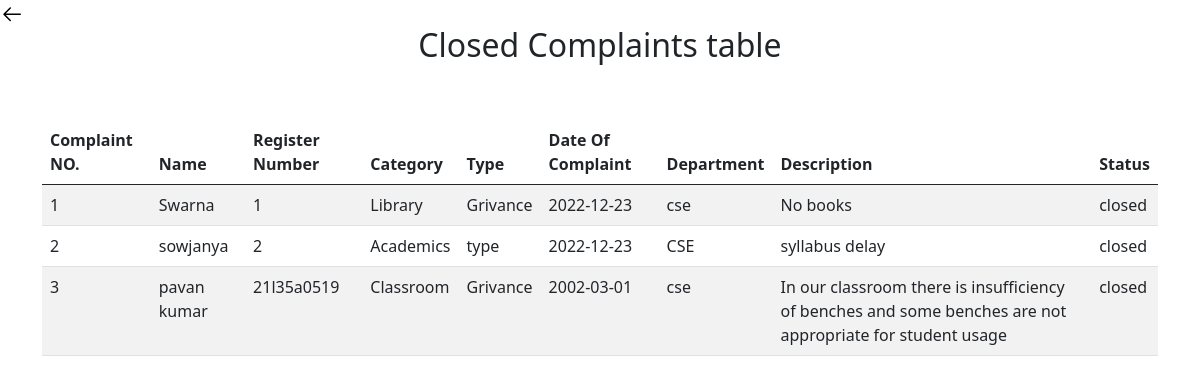
The page /coordinator/closedcom.php (signed in) on the database its author committed.
### tables this page shows
CREATE TABLE `complaint` (
  `sno` int(100) NOT NULL,
  `name` varchar(100) NOT NULL,
  `id` varchar(100) NOT NULL,
  `cat` varchar(100) NOT NULL,
  `type` varchar(100) NOT NULL,
  `dateof` date NOT NULL,
  `description` varchar(1000) NOT NULL,
  `dept` varchar(100) NOT NULL,
  `filename` varchar(1000) NOT NULL,
  `status` varchar(100) NOT NULL,
  `access` varchar(100) NOT NULL DEFAULT 'C'
);

### coordinator/closedcom.php (the view, shortened to what this page needs)
    <?php
  include 'conn.php';
  ?>
<!DOCTYPE html>
<html lang="en">
<head>
    <link href="https://cdn.jsdelivr.net/npm/bootstrap@5.0.2/dist/css/bootstrap.min.css" rel="stylesheet">
</head>
<body>
<a href="coorddash.php">
<svg xmlns="http://www.w3.org/2000/svg" viewBox="0 0 24 24" width="24" height="24"><path d="M10.78 19.03a.75.75 0 01-1.06 0l-6.25-6.25a.75.75 0 010-1.06l6.25-6.25a.749.749 0 011.275.326.749.749 0 01-.215.734L5.81 11.5h14.44a.75.75 0 010 1.5H5.81l4.97 4.97a.75.75 0 010 1.06z"></path></svg></a>
    <center>
    <h2>Closed Complaints table</h2>
    <center>
      <br><br>
    <?php
    $res=mysqli_query($link,"select * from complaint where status='closed'");
    $count=mysqli_num_rows($res);
    if($count==0){
        ?>
        <h3>You have no closed complaints</h3>
        <?php
    }
    else {
        ?>
    <div class="container">
<table class="table table-striped table-hover">
  <thead>
    <tr>
    <th scope="col">Complaint NO.</th>
      <th scope="col">Name</th>
      <th scope="col">Register Number</th>
      <th scope="col">Category</th>
      <th scope="col">Type</th>
      <th scope="col">Date Of Complaint</th>
      <th scope="col">Department</th>
      <th scope="col">Description</th>
      <th scope="col">Status</th>
    </tr>
  </thead>
  <tbody>
    <?php
    while($values=mysqli_fetch_array($res))
    {
        echo "<tr>";
        echo "<td>";    echo " $values[sno] ";   echo "</td>";
            echo "<td>";    echo " $values[name] ";   echo "</td>";
            echo "<td>";    echo " $values[id] ";   echo "</td>";
            echo "<td>";    echo " $values[cat] ";   echo "</td>";
            echo "<td>";    echo " $values[type] ";   echo "</td>";
            echo "<td>";    echo " $values[dateof] ";   echo "</td>";
            echo "<td>";    echo " $values[dept] ";   echo "</td>";
            echo "<td>";    echo " $values[description] ";   echo "</td>";
            echo "<td>";    echo " $values[status] ";   echo "</td>";
            echo "</tr>";
    }
    ?>
        <?php
    }
    ?>
    </div>
</body>
</html>

### coordinator/closedcom.php (style rules this page uses)
body { background-image: url('../bg.jpg'); }

### rows shown on the page
complaint: sno "1", name "Swarna", id "1", cat "Library", type "Grivance", dateof "2022-12-23", dept "cse", description "No books", status "closed"
complaint: sno "2", name "sowjanya", id "2", cat "Academics", type "type", dateof "2022-12-23", dept "CSE", description "syllabus delay", status "closed"
complaint: sno "3", name "pavan kumar", id "21l35a0519", cat "Classroom", type "Grivance", dateof "2002-03-01", dept "cse", description "In our classroom there is insufficiency of benches and some benches are not appropriate for student usage", status "closed"
